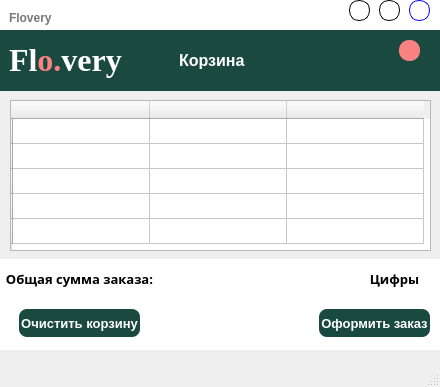
<?xml version="1.0" encoding="UTF-8"?>
<ui version="4.0">
 <class>MainWindow</class>
 <widget class="QMainWindow" name="MainWindow">
  <property name="geometry">
   <rect>
    <x>0</x>
    <y>0</y>
    <width>440</width>
    <height>387</height>
   </rect>
  </property>
  <property name="windowTitle">
   <string>MainWindow</string>
  </property>
  <widget class="QWidget" name="MainWidget">
   <widget class="QWidget" name="OverHeadWidget" native="true">
    <property name="geometry">
     <rect>
      <x>-11</x>
      <y>0</y>
      <width>771</width>
      <height>31</height>
     </rect>
    </property>
    <property name="styleSheet">
     <string notr="true">background-color: rgb(255, 255, 255);</string>
    </property>
    <widget class="QLabel" name="LabelName">
     <property name="geometry">
      <rect>
       <x>20</x>
       <y>10</y>
       <width>51</width>
       <height>16</height>
      </rect>
     </property>
     <property name="text">
      <string>&lt;html&gt;&lt;head/&gt;&lt;body&gt;&lt;p&gt;&lt;span style=&quot; font-size:9pt; font-weight:600; color:#787878;&quot;&gt;Flovery&lt;/span&gt;&lt;/p&gt;&lt;/body&gt;&lt;/html&gt;</string>
     </property>
    </widget>
    <widget class="QFrame" name="frameCircle1">
     <property name="geometry">
      <rect>
       <x>360</x>
       <y>0</y>
       <width>21</width>
       <height>21</height>
      </rect>
     </property>
     <property name="sizePolicy">
      <sizepolicy hsizetype="Fixed" vsizetype="Fixed">
       <horstretch>0</horstretch>
       <verstretch>0</verstretch>
      </sizepolicy>
     </property>
     <property name="minimumSize">
      <size>
       <width>0</width>
       <height>0</height>
      </size>
     </property>
     <property name="maximumSize">
      <size>
       <width>100</width>
       <height>100</height>
      </size>
     </property>
     <property name="styleSheet">
      <string notr="true">background-color: rgb(255, 255, 255);
border-radius: 10px;
border: 1px solid black;</string>
     </property>
     <property name="frameShape">
      <enum>QFrame::StyledPanel</enum>
     </property>
     <property name="frameShadow">
      <enum>QFrame::Raised</enum>
     </property>
    </widget>
    <widget class="QFrame" name="frameCircle2">
     <property name="geometry">
      <rect>
       <x>390</x>
       <y>0</y>
       <width>21</width>
       <height>21</height>
      </rect>
     </property>
     <property name="sizePolicy">
      <sizepolicy hsizetype="Fixed" vsizetype="Fixed">
       <horstretch>0</horstretch>
       <verstretch>0</verstretch>
      </sizepolicy>
     </property>
     <property name="minimumSize">
      <size>
       <width>0</width>
       <height>0</height>
      </size>
     </property>
     <property name="maximumSize">
      <size>
       <width>100</width>
       <height>100</height>
      </size>
     </property>
     <property name="styleSheet">
      <string notr="true">background-color: rgb(255, 255, 255);
border-radius: 10px;
border: 1px solid black;</string>
     </property>
     <property name="frameShape">
      <enum>QFrame::StyledPanel</enum>
     </property>
     <property name="frameShadow">
      <enum>QFrame::Raised</enum>
     </property>
    </widget>
    <widget class="QFrame" name="frameCircle3">
     <property name="geometry">
      <rect>
       <x>420</x>
       <y>0</y>
       <width>21</width>
       <height>21</height>
      </rect>
     </property>
     <property name="sizePolicy">
      <sizepolicy hsizetype="Fixed" vsizetype="Fixed">
       <horstretch>0</horstretch>
       <verstretch>0</verstretch>
      </sizepolicy>
     </property>
     <property name="minimumSize">
      <size>
       <width>0</width>
       <height>0</height>
      </size>
     </property>
     <property name="maximumSize">
      <size>
       <width>100</width>
       <height>100</height>
      </size>
     </property>
     <property name="styleSheet">
      <string notr="true">background-color: rgb(255, 255, 255);
border-radius: 10px;
border: 1px solid blue;</string>
     </property>
     <property name="frameShape">
      <enum>QFrame::StyledPanel</enum>
     </property>
     <property name="frameShadow">
      <enum>QFrame::Raised</enum>
     </property>
    </widget>
   </widget>
   <widget class="QWidget" name="HeadWidget" native="true">
    <property name="geometry">
     <rect>
      <x>-11</x>
      <y>30</y>
      <width>451</width>
      <height>61</height>
     </rect>
    </property>
    <property name="styleSheet">
     <string notr="true">background-color: rgb(25, 73, 63);</string>
    </property>
    <widget class="QLabel" name="labelName">
     <property name="geometry">
      <rect>
       <x>20</x>
       <y>10</y>
       <width>131</width>
       <height>41</height>
      </rect>
     </property>
     <property name="font">
      <font>
       <family>Times New Roman</family>
       <weight>75</weight>
       <bold>true</bold>
      </font>
     </property>
     <property name="text">
      <string>&lt;html&gt;&lt;head/&gt;&lt;body&gt;&lt;p&gt;&lt;span style=&quot; font-size:24pt; font-weight:600; color:#ffffff;&quot;&gt;Fl&lt;/span&gt;&lt;span style=&quot; font-size:24pt; font-weight:600; color:#fc8181;&quot;&gt;o.&lt;/span&gt;&lt;span style=&quot; font-size:24pt; font-weight:600; color:#ffffff;&quot;&gt;very&lt;/span&gt;&lt;/p&gt;&lt;/body&gt;&lt;/html&gt;</string>
     </property>
    </widget>
    <widget class="QFrame" name="frameCircle1_2">
     <property name="geometry">
      <rect>
       <x>410</x>
       <y>10</y>
       <width>21</width>
       <height>21</height>
      </rect>
     </property>
     <property name="sizePolicy">
      <sizepolicy hsizetype="Fixed" vsizetype="Fixed">
       <horstretch>0</horstretch>
       <verstretch>0</verstretch>
      </sizepolicy>
     </property>
     <property name="minimumSize">
      <size>
       <width>0</width>
       <height>0</height>
      </size>
     </property>
     <property name="maximumSize">
      <size>
       <width>100</width>
       <height>100</height>
      </size>
     </property>
     <property name="styleSheet">
      <string notr="true">background-color: rgb(252, 129, 129);
border-radius: 10px;
</string>
     </property>
     <property name="frameShape">
      <enum>QFrame::StyledPanel</enum>
     </property>
     <property name="frameShadow">
      <enum>QFrame::Raised</enum>
     </property>
    </widget>
    <widget class="QLabel" name="labelBasket">
     <property name="geometry">
      <rect>
       <x>190</x>
       <y>20</y>
       <width>81</width>
       <height>21</height>
      </rect>
     </property>
     <property name="text">
      <string>&lt;html&gt;&lt;head/&gt;&lt;body&gt;&lt;p&gt;&lt;span style=&quot; font-size:12pt; font-weight:600; color:#ffffff;&quot;&gt;Корзина&lt;/span&gt;&lt;/p&gt;&lt;/body&gt;&lt;/html&gt;</string>
     </property>
    </widget>
   </widget>
   <widget class="QWidget" name="widgetLower" native="true">
    <property name="geometry">
     <rect>
      <x>-1</x>
      <y>259</y>
      <width>441</width>
      <height>91</height>
     </rect>
    </property>
    <property name="styleSheet">
     <string notr="true">background-color: rgb(255, 255, 255);</string>
    </property>
    <widget class="QLabel" name="labelSum">
     <property name="geometry">
      <rect>
       <x>0</x>
       <y>0</y>
       <width>161</width>
       <height>41</height>
      </rect>
     </property>
     <property name="font">
      <font>
       <family>Microsoft PhagsPa</family>
       <pointsize>10</pointsize>
       <weight>75</weight>
       <bold>true</bold>
      </font>
     </property>
     <property name="styleSheet">
      <string notr="true">color: rgb(0, 0, 0);</string>
     </property>
     <property name="text">
      <string>&lt;html&gt;&lt;head/&gt;&lt;body&gt;&lt;p align=&quot;center&quot;&gt;Общая сумма заказа:&lt;/p&gt;&lt;/body&gt;&lt;/html&gt;</string>
     </property>
    </widget>
    <widget class="QLabel" name="labelNumberPrice">
     <property name="geometry">
      <rect>
       <x>370</x>
       <y>0</y>
       <width>51</width>
       <height>41</height>
      </rect>
     </property>
     <property name="font">
      <font>
       <family>Microsoft PhagsPa</family>
       <pointsize>10</pointsize>
       <weight>75</weight>
       <bold>true</bold>
      </font>
     </property>
     <property name="styleSheet">
      <string notr="true">color: rgb(0, 0, 0);</string>
     </property>
     <property name="text">
      <string>&lt;html&gt;&lt;head/&gt;&lt;body&gt;&lt;p align=&quot;center&quot;&gt;Цифры&lt;/p&gt;&lt;/body&gt;&lt;/html&gt;</string>
     </property>
    </widget>
    <widget class="QPushButton" name="ButtonClearBusket">
     <property name="geometry">
      <rect>
       <x>20</x>
       <y>50</y>
       <width>121</width>
       <height>28</height>
      </rect>
     </property>
     <property name="minimumSize">
      <size>
       <width>100</width>
       <height>28</height>
      </size>
     </property>
     <property name="maximumSize">
      <size>
       <width>16777215</width>
       <height>28</height>
      </size>
     </property>
     <property name="font">
      <font>
       <pointsize>10</pointsize>
       <weight>75</weight>
       <bold>true</bold>
      </font>
     </property>
     <property name="styleSheet">
      <string notr="true">background-color: rgb(25, 73, 63);
color: rgb(255, 255, 255);
border-radius: 8px;
</string>
     </property>
     <property name="text">
      <string>Очистить корзину</string>
     </property>
     <property name="checkable">
      <bool>true</bool>
     </property>
     <property name="checked">
      <bool>true</bool>
     </property>
    </widget>
    <widget class="QPushButton" name="ButtonBuy">
     <property name="geometry">
      <rect>
       <x>320</x>
       <y>50</y>
       <width>111</width>
       <height>28</height>
      </rect>
     </property>
     <property name="minimumSize">
      <size>
       <width>100</width>
       <height>28</height>
      </size>
     </property>
     <property name="maximumSize">
      <size>
       <width>16777215</width>
       <height>28</height>
      </size>
     </property>
     <property name="font">
      <font>
       <pointsize>10</pointsize>
       <weight>75</weight>
       <bold>true</bold>
      </font>
     </property>
     <property name="styleSheet">
      <string notr="true">background-color: rgb(25, 73, 63);
color: rgb(255, 255, 255);
border-radius: 8px;
</string>
     </property>
     <property name="text">
      <string>Оформить заказ</string>
     </property>
     <property name="checkable">
      <bool>true</bool>
     </property>
     <property name="checked">
      <bool>true</bool>
     </property>
    </widget>
   </widget>
   <widget class="QTableWidget" name="tableWidgetProducts">
    <property name="geometry">
     <rect>
      <x>10</x>
      <y>100</y>
      <width>421</width>
      <height>151</height>
     </rect>
    </property>
    <property name="gridStyle">
     <enum>Qt::SolidLine</enum>
    </property>
    <attribute name="horizontalHeaderCascadingSectionResizes">
     <bool>false</bool>
    </attribute>
    <attribute name="horizontalHeaderDefaultSectionSize">
     <number>137</number>
    </attribute>
    <attribute name="horizontalHeaderMinimumSectionSize">
     <number>50</number>
    </attribute>
    <attribute name="horizontalHeaderShowSortIndicator" stdset="0">
     <bool>false</bool>
    </attribute>
    <attribute name="horizontalHeaderStretchLastSection">
     <bool>false</bool>
    </attribute>
    <attribute name="verticalHeaderDefaultSectionSize">
     <number>25</number>
    </attribute>
    <attribute name="verticalHeaderMinimumSectionSize">
     <number>20</number>
    </attribute>
    <attribute name="verticalHeaderStretchLastSection">
     <bool>false</bool>
    </attribute>
    <row>
     <property name="text">
      <string/>
     </property>
    </row>
    <row>
     <property name="text">
      <string/>
     </property>
    </row>
    <row>
     <property name="text">
      <string/>
     </property>
    </row>
    <row>
     <property name="text">
      <string/>
     </property>
    </row>
    <row>
     <property name="text">
      <string/>
     </property>
    </row>
    <column>
     <property name="text">
      <string/>
     </property>
    </column>
    <column>
     <property name="text">
      <string/>
     </property>
    </column>
    <column>
     <property name="text">
      <string/>
     </property>
    </column>
   </widget>
  </widget>
  <widget class="QMenuBar" name="menubar">
   <property name="geometry">
    <rect>
     <x>0</x>
     <y>0</y>
     <width>440</width>
     <height>21</height>
    </rect>
   </property>
  </widget>
  <widget class="QStatusBar" name="statusbar"/>
 </widget>
 <resources/>
 <connections/>
</ui>
